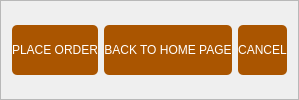
         <widget class="QFrame" name="frame">
          <property name="frameShape">
           <enum>QFrame::StyledPanel</enum>
          </property>
          <property name="frameShadow">
           <enum>QFrame::Raised</enum>
          </property>
          <layout class="QHBoxLayout" name="horizontalLayout_3">
           <item>
            <widget class="QPushButton" name="pushButton_6">
             <property name="minimumSize">
              <size>
               <width>0</width>
               <height>50</height>
              </size>
             </property>
             <property name="toolTip">
              <string>&lt;html&gt;&lt;head/&gt;&lt;body&gt;&lt;p&gt;&lt;span style=&quot; font-weight:600;&quot;&gt;Place Order Button (Enter)&lt;/span&gt;&lt;/p&gt;&lt;p&gt;- Clicked it to place your final order.&lt;/p&gt;&lt;/body&gt;&lt;/html&gt;</string>
             </property>
             <property name="styleSheet">
              <string notr="true">QPushButton
{
	
	font: 20pt &quot;Corbel Light&quot;;
	color: rgb(255, 255, 255);
	background-color: rgb(170, 85, 0);
    border-radius:5px;
	

	
}

QPushButton:hover
{
	background-color: rgb(0, 255, 255);
	border:0px solid rgb(255,255,255);
	border-style: outset;
	border-width: 2px;
	margin-bottom: 1px;
}
QPushButton:pressed
{
	background-color: rgb(170, 85, 0);
	background-color: rgba(0, 120, 252, 150);
    border-style: inset;
    border-width: 2px;
}</string>
             </property>
             <property name="text">
              <string>PLACE ORDER</string>
             </property>
            </widget>
           </item>
           <item>
            <widget class="QPushButton" name="pushButton_9">
             <property name="minimumSize">
              <size>
               <width>0</width>
               <height>50</height>
              </size>
             </property>
             <property name="toolTip">
              <string>&lt;html&gt;&lt;head/&gt;&lt;body&gt;&lt;p&gt;&lt;span style=&quot; font-weight:600;&quot;&gt;Back to Home Page Button (Esc)&lt;/span&gt;&lt;/p&gt;&lt;p&gt;- Clicked it to return to the homepage, if you want to change something in your order.&lt;/p&gt;&lt;/body&gt;&lt;/html&gt;</string>
             </property>
             <property name="styleSheet">
              <string notr="true">QPushButton
{
	
	font: 18pt &quot;Corbel Light&quot;;
	color: rgb(255, 255, 255);
	background-color: rgb(170, 85, 0);
    border-radius:5px;
	

	
}

QPushButton:hover
{
	background-color: rgb(0, 255, 255);
	border:0px solid rgb(255,255,255);
	border-style: outset;
	border-width: 2px;
	margin-bottom: 1px;
}
QPushButton:pressed
{
	background-color: rgb(170, 85, 0);
	background-color: rgba(0, 120, 252, 150);
    border-style: inset;
    border-width: 2px;
}</string>
             </property>
             <property name="text">
              <string>BACK TO HOME PAGE</string>
             </property>
            </widget>
           </item>
           <item>
            <layout class="QHBoxLayout" name="horizontalLayout_2">
             <item>
              <widget class="QPushButton" name="pushButton_7">
               <property name="minimumSize">
                <size>
                 <width>0</width>
                 <height>50</height>
                </size>
               </property>
               <property name="toolTip">
                <string>&lt;html&gt;&lt;head/&gt;&lt;body&gt;&lt;p&gt;&lt;span style=&quot; font-weight:600;&quot;&gt;Cancel Button&lt;/span&gt;&lt;/p&gt;&lt;p&gt;- Clicked it to cancel your order.&lt;/p&gt;&lt;p&gt;&lt;span style=&quot; font-weight:600;&quot;&gt;NOTE&lt;/span&gt;: All your input will be erased. if you clicked it.&lt;/p&gt;&lt;/body&gt;&lt;/html&gt;</string>
               </property>
               <property name="styleSheet">
                <string notr="true">QPushButton
{
	
	font: 20pt &quot;Corbel Light&quot;;
	color: rgb(255, 255, 255);
	background-color: rgb(170, 85, 0);
    border-radius:5px;
	

	
}

QPushButton:hover
{
	background-color: rgb(0, 255, 255);
	border:0px solid rgb(255,255,255);
	border-style: outset;
	border-width: 2px;
	margin-bottom: 1px;
}
QPushButton:pressed
{
	background-color: rgb(170, 85, 0);
	background-color: rgba(0, 120, 252, 150);
    border-style: inset;
    border-width: 2px;
}</string>
               </property>
               <property name="text">
                <string>CANCEL</string>
               </property>
              </widget>
             </item>
            </layout>
           </item>
          </layout>
         </widget>
